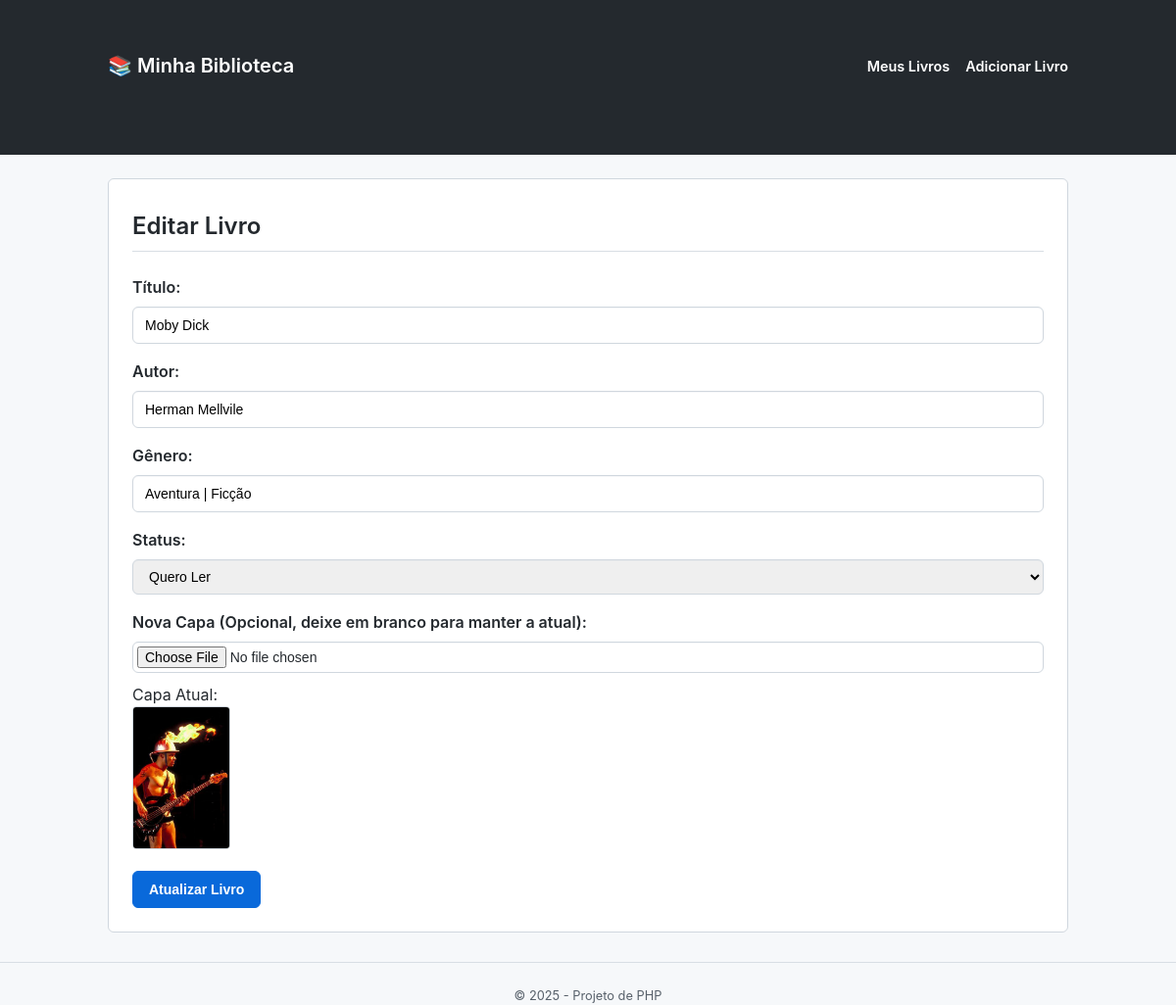
Page /form_editar.php?id=3 on the committed database.
### tables this page shows
CREATE TABLE `livros` (
  `id` int(11) NOT NULL,
  `titulo` varchar(255) NOT NULL,
  `autor` varchar(255) DEFAULT NULL,
  `genero` varchar(100) DEFAULT NULL,
  `status` enum('Lido','Lendo','Quero Ler') DEFAULT 'Quero Ler',
  `capa` varchar(255) DEFAULT NULL,
  `data_cadastro` timestamp NOT NULL DEFAULT current_timestamp()
);

### form_editar.php (the view, shortened to what this page needs)
<?php
include 'includes/header.php';
include 'includes/conexao.php';
$id = intval($_GET['id']);
try {
    $sql = "SELECT * FROM livros WHERE id = :id";
    $stmt = $pdo->prepare($sql);
    $stmt->bindParam(':id', $id);
    $stmt->execute();
    $livro = $stmt->fetch(PDO::FETCH_ASSOC);
} catch (PDOException $e) {
    die("Erro ao buscar o livro: " . $e->getMessage());
}
?>
<h2>Editar Livro</h2>
<form action="actions/atualizar_livro.php" method="POST" id="form-livro" enctype="multipart/form-data">
    <div class="form-group">
        <label for="titulo">Título:</label>
        <input type="text" id="titulo" name="titulo" value="<?php echo htmlspecialchars($livro['titulo']); ?>" required>
    </div>
    <div class="form-group">
        <label for="autor">Autor:</label>
        <input type="text" id="autor" name="autor" value="<?php echo htmlspecialchars($livro['autor']); ?>">
    </div>
    <div class="form-group">
        <label for="genero">Gênero:</label>
        <input type="text" id="genero" name="genero" value="<?php echo htmlspecialchars($livro['genero']); ?>">
    </div>
    <div class="form-group">
        <label for="status">Status:</label>
        <select id="status" name="status">
            <option value="Quero Ler" <?php echo ($livro['status'] == 'Quero Ler') ? 'selected' : ''; ?>>Quero Ler</option>
        </select>
    </div>
    <div class="form-group">
        <label for="capa">Nova Capa (Opcional, deixe em branco para manter a atual):</label>
        <input type="file" id="capa" name="capa">
        <?php if (!empty($livro['capa'])): ?>
            <p style="margin-top: 10px;">Capa Atual:</p>
            <img src="<?php echo htmlspecialchars($livro['capa']); ?>" alt="Capa" width="100">
        <?php endif; ?>
    </div>
    <button type="submit" class="btn btn-primary">Atualizar Livro</button>
</form>
<?php include 'includes/footer.php'; ?>

### css/style.css (style rules this page uses)
* { margin: 0; padding: 0; box-sizing: border-box; }
body { font-family: -apple-system, BlinkMacSystemFont, "Segoe UI", Roboto, Helvetica, Arial, sans-serif, "Apple Color Emoji", "Segoe UI Emoji"; background-color: #f6f8fa; color: #24292e; line-height: 1.5; }
h2 { font-size: 1.5rem; font-weight: 600; padding-bottom: .3em; border-bottom: 1px solid #d8dee4; margin-bottom: 24px; }
.btn { display: inline-block; padding: 8px 16px; font-size: 0.875rem; font-weight: 600; line-height: 20px; text-decoration: none; white-space: nowrap; vertical-align: middle; cursor: pointer; user-select: none; border: 1px solid; border-radius: 6px; appearance: none; }
.btn-primary { color: #ffffff; background-color: #0969da; border-color: #0969da; }
form .form-group { margin-bottom: 16px; }
form label { display: block; margin-bottom: 8px; font-weight: 600; }
form input[type="text"], form select { width: 100%; padding: 8px 12px; font-size: 0.875rem; line-height: 20px; border: 1px solid #d0d7de; border-radius: 6px; box-shadow: inset 0 1px 0 rgba(208,215,222,0.2); }
form img { max-width: 100px; border-radius: 4px; border: 1px solid #d0d7de; }
form input[type="file"] { padding: 4px; font-size: 0.875rem; border: 1px solid #d0d7de; border-radius: 6px; box-shadow: inset 0 1px 0 rgba(208,215,222,0.2); width: 100%; }

### rows in the picture
livros: titulo "Moby Dick", autor "Herman Mellvile", genero "Aventura | Ficção", status "Quero Ler", capa (picture)
